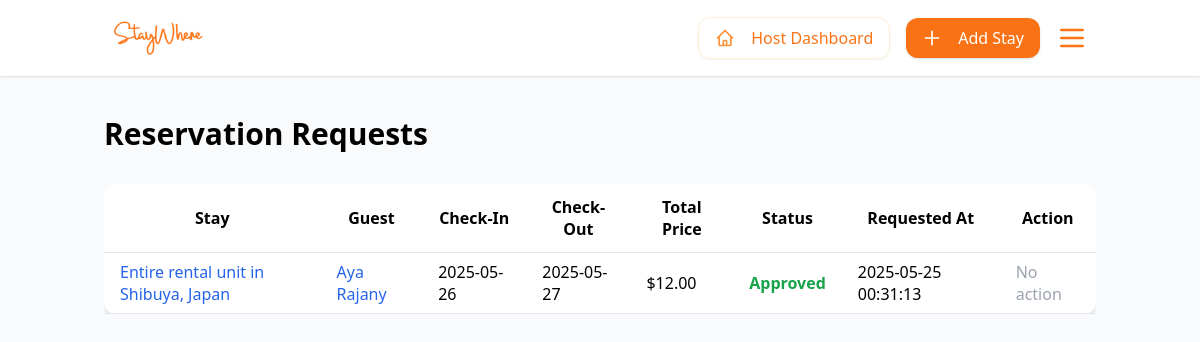
Page /requests.php (signed in) on the committed database.
### tables this page shows
CREATE TABLE `reservations` (
  `id` bigint(20) UNSIGNED NOT NULL,
  `user_id` bigint(20) UNSIGNED NOT NULL,
  `stay_id` bigint(20) UNSIGNED NOT NULL,
  `check_in` date NOT NULL,
  `check_out` date NOT NULL,
  `total_price` decimal(10,2) NOT NULL,
  `status` enum('pending','confirmed','cancelled','declined') NOT NULL DEFAULT 'pending',
  `created_at` timestamp NULL DEFAULT NULL,
  `updated_at` timestamp NULL DEFAULT NULL
);

CREATE TABLE `stays` (
  `id` bigint(20) UNSIGNED NOT NULL,
  `user_id` bigint(20) UNSIGNED NOT NULL,
  `title` varchar(255) NOT NULL,
  `description` text NOT NULL,
  `location` varchar(255) NOT NULL,
  `map_url` varchar(255) NOT NULL,
  `iframe_embed` text DEFAULT NULL,
  `price_per_night` decimal(10,2) NOT NULL,
  `max_guests` int(11) NOT NULL,
  `created_at` timestamp NULL DEFAULT NULL,
  `updated_at` timestamp NULL DEFAULT NULL,
  `available` tinyint(1) DEFAULT 1
);

CREATE TABLE `users` (
  `id` bigint(20) UNSIGNED NOT NULL,
  `name` varchar(255) NOT NULL,
  `email` varchar(255) NOT NULL,
  `telephone` varchar(20) NOT NULL,
  `password` varchar(255) NOT NULL,
  `profile_picture` varchar(255) DEFAULT NULL,
  `about_me` text DEFAULT NULL,
  `role` enum('guest','host','admin') NOT NULL,
  `created_at` timestamp NULL DEFAULT NULL,
  `updated_at` timestamp NULL DEFAULT NULL
);

### requests.php (the view, shortened to what this page needs)
<?php
require_once 'config.php';
$user_id = $_SESSION['user']['id'];
$stmt = $pdo->prepare("
    SELECT r.*, u.name AS guest_name, s.title AS stay_title
    FROM reservations r
    JOIN stays s ON r.stay_id = s.id
    JOIN users u ON r.user_id = u.id
    WHERE s.user_id = ?
    ORDER BY r.created_at DESC
");
$stmt->execute([$user_id]);
$reservations = $stmt->fetchAll(PDO::FETCH_ASSOC);
include_once 'headers/header.php';
?>
<!DOCTYPE html>
<html lang="en">
<head>
    <script src="https://cdn.tailwindcss.com"></script>
</head>
<body class="bg-gray-50 min-h-screen">
    <div class="container mx-auto px-4 py-10">
        <h1 class="text-3xl font-bold mb-8">Reservation Requests</h1>
        <?php if (empty($reservations)): ?>
            <div class="text-center text-gray-600">No reservation requests yet.</div>
        <?php else: ?>
            <div class="overflow-x-auto">
                <table class="min-w-full bg-white rounded-xl shadow-lg">
                    <thead>
                        <tr>
                            <th class="py-3 px-4 border-b">Stay</th>
                            <th class="py-3 px-4 border-b">Guest</th>
                            <th class="py-3 px-4 border-b">Check-In</th>
                            <th class="py-3 px-4 border-b">Check-Out</th>
                            <th class="py-3 px-4 border-b">Total Price</th>
                            <th class="py-3 px-4 border-b">Status</th>
                            <th class="py-3 px-4 border-b">Requested At</th>
                            <th class="py-3 px-4 border-b">Action</th>
                        </tr>
                    </thead>
                    <tbody>
                        <?php foreach ($reservations as $res): ?>
                            <tr class="hover:bg-gray-100">
                                <td class="py-2 px-4 border-b">
                                    <a href="staydetails.php?id=<?= urlencode($res['stay_id']) ?>" class="text-blue-600 hover:underline">
                                        <?= htmlspecialchars($res['stay_title']) ?>
                                    </a>
                                </td>
                                <td class="py-2 px-4 border-b">
                                    <a href="about-user.php?id=<?= urlencode($res['user_id']) ?>" class="text-blue-600 hover:underline">
                                        <?= htmlspecialchars($res['guest_name']) ?>
                                    </a>
                                </td>
                                <td class="py-2 px-4 border-b"><?= htmlspecialchars($res['check_in']) ?></td>
                                <td class="py-2 px-4 border-b"><?= htmlspecialchars($res['check_out']) ?></td>
                                <td class="py-2 px-4 border-b">$<?= number_format($res['total_price'], 2) ?></td>
                                <td class="py-2 px-4 border-b">
                                    <?php if ($res['status'] === 'pending'): ?>
                                        <span class="text-yellow-600 font-semibold">Pending</span>
                                    <?php elseif ($res['status'] === 'confirmed'): ?>
                                        <span class="text-green-600 font-semibold">Approved</span>
                                    <?php elseif ($res['status'] === 'cancelled'): ?>
                                        <span class="text-gray-600 font-semibold">Cancelled</span>
                                    <?php else: ?>
                                        <span class="text-red-600 font-semibold">Declined</span>
                                    <?php endif; ?>
                                </td>
                                <td class="py-2 px-4 border-b"><?= htmlspecialchars($res['created_at']) ?></td>
                                <td class="py-2 px-4 border-b">
                                    <?php if ($res['status'] === 'pending'): ?>
                                        <form method="POST" class="flex gap-2">
                                            <input type="hidden" name="reservation_id" value="<?= $res['id'] ?>">
                                            <button type="submit" name="action" value="approve" class="bg-green-500 text-white px-3 py-1 rounded hover:bg-green-600 transition">Approve</button>
                                            <button type="submit" name="action" value="decline" class="bg-red-500 text-white px-3 py-1 rounded hover:bg-red-600 transition">Decline</button>
                                        </form>
                                    <?php else: ?>
                                        <span class="text-gray-400">No action</span>
                                    <?php endif; ?>
                                </td>
                            </tr>
                        <?php endforeach; ?>
                    </tbody>
                </table>
            </div>
        <?php endif; ?>
    </div>
</body>
</html>

### rows in the picture
reservations: stay.title "Entire rental unit in Shibuya, Japan", user.name "Aya Rajany", check_in "2025-05-26", check_out "2025-05-27", total_price "12.00", status "Approved", created_at "2025-05-25 00:31:13"
